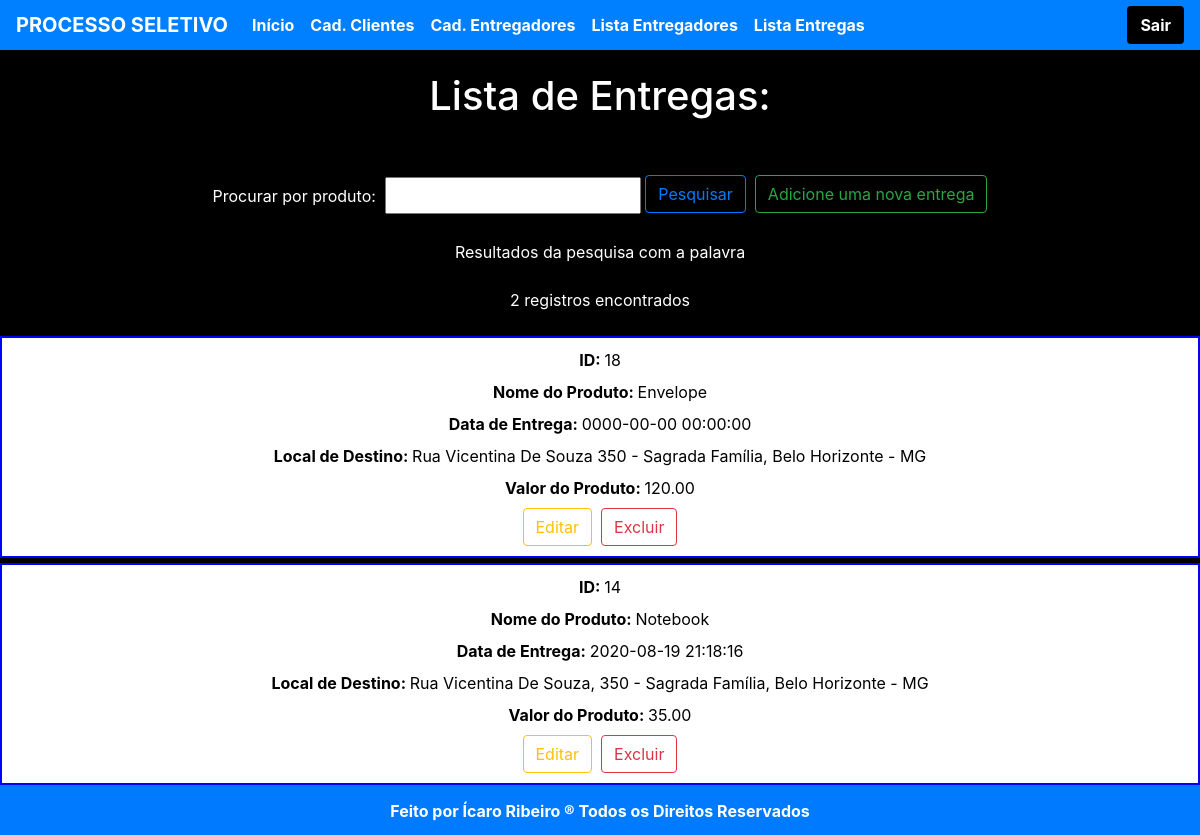
The app's page /entregas.php with its own data.
### tables this page shows
CREATE TABLE IF NOT EXISTS `entrega` (
  `id` int(10) UNSIGNED NOT NULL AUTO_INCREMENT,
  `nome` varchar(155) NOT NULL,
  `data_solicitacao` datetime NOT NULL DEFAULT current_timestamp(),
  `data_entrega` datetime NOT NULL,
  `id_cliente` int(11) DEFAULT NULL,
  `id_entregador` int(11) DEFAULT NULL,
  `endereco_busca` varchar(255) DEFAULT NULL,
  `endereco_entrega` varchar(255) NOT NULL,
  `valor_entrega` double(9,2) NOT NULL,
  `status_entrega` int(11) DEFAULT NULL,
  PRIMARY KEY (`id`)
);

### entregas.php (the view, shortened to what this page needs)
<?php
$filtro = isset($_GET['filtro'])?$_GET['filtro']:"";
$sql = "select * from entrega where nome like '%$filtro%' order by nome";
$entregas = mysqli_query($conexao,$sql);
$registros = mysqli_num_rows($entregas);
?>
<!DOCTYPE html>
<html lang="pt-br">
<head>
    <link rel="stylesheet" href="https://maxcdn.bootstrapcdn.com/bootstrap/4.4.1/css/bootstrap.min.css">
</head>
<body>
<nav style="background-color: #007FFF" class="navbar navbar-expand-lg fixed-top">
    <a style="color: white" class="navbar-brand" href="index.php"><b>PROCESSO SELETIVO</b></a>
    <div class="collapse navbar-collapse">
        <ul class="navbar-nav mr-auto">
            <li class="nav-item">
                <a class="nav-link" href="index.php"><b>Início</b></a>
            </li>
            <li class="nav-item">
                <a class="nav-link" href="cadCliente.php"><b>Cad. Clientes</b></a>
            </li>
            <li class="nav-item">
                <a class="nav-link" href="cadEntregador.php"><b>Cad. Entregadores</b></a>
            </li>
            <li class="nav-item">
                <a class="nav-link" href="entregadores.php"><b>Lista Entregadores</b></a>
            </li>
            <li class="nav-item">
                <a class="nav-link" href="entregas.php"><b>Lista Entregas</b></a>
            </li>
        </ul>
        <form class="form-inline my-2 my-lg-0">
            <span class="text-success mr-sm-2">&nbsp;</span>
            <a style="background-color: black; color: white" class="btn" href="index.php"><b>Sair</b></a>
        </form>
    </div>
</nav>
<br>
<br>
<br>
<center><section>
    <h1 style="color: white">Lista de Entregas:</h1>
    <hr><br>
    <form method="get" action="">
        <label style="color: white">Procurar por produto:&nbsp</label> <input style="height: 37px" type="text" name="filtro" class="campo" autofocus>
        <input style="margin-top: -6px" type="submit" value="Pesquisar" class="btn btn-outline-primary"></button>&nbsp
        <a style="margin-top: -7px" href="cadEntrega.php" class="btn btn-outline-success" role="button">Adicione uma nova entrega</a>
    </form><br>
    <?php
    echo "<font color='white'>Resultados da pesquisa com a palavra <b>$filtro</b></font><br><br>";
    echo "<font color='white'>$registros registros encontrados</font>";
    echo "<br><br>";
    while($exibirEntregadores = mysqli_fetch_array($entregas)){
        $id = $exibirEntregadores[0];
        $nome = $exibirEntregadores[1];
        $data_entrega = $exibirEntregadores[3];
        $endereco_entrega = $exibirEntregadores[7];
        $valor_entrega = $exibirEntregadores[8];
        echo "<article>";
        echo "<label><b>ID:&nbsp </b></label>$id<br>";
        echo utf8_encode("<label><b>Nome do Produto:&nbsp </b></label>$nome<br>");
        echo "<label><b>Data de Entrega:&nbsp </b></label>$data_entrega<br>";
        echo utf8_encode("<label><b>Local de Destino:&nbsp </b></label>$endereco_entrega<br>");
        echo "<label><b>Valor do Produto:&nbsp </b></label>$valor_entrega<br>";
        echo "<a href='editar.php' role='button' class='btn btn-outline-warning'>Editar</a>&nbsp&nbsp";
        echo "<a href='' role='button' class='btn btn-outline-danger'>Excluir</a>";
        echo "</article>";
    }
    ?>
</section>
<footer class="bg-primary text-center fixed-bottom">
    <p><b style="color: white">Feito por Ícaro Ribeiro ® Todos os Direitos Reservados</b></p>
</footer>
</body>
</html>

### entregas.php (style rules this page uses)
body { background-color: black; margin-bottom: 50px; }
nav { height: 50px; margin-top: 0; margin-bottom: 0; padding: 0; }
footer { padding-top: 14px; height: 50px; }
article { width: 100%; box-sizing: border-box; padding: 10px; background-color: white; margin-bottom: 5px; color: black; border: 2px solid blue; }
li a { display: block; color: white; text-align: center; padding: 14px 16px; text-decoration: none; }

### records on screen
entrega: id "18", nome "Nome do Produto: Envelope", data_entrega "0000-00-00 00:00:00", endereco_entrega "Local de Destino: Rua Vicentina De Souza 350 - Sagrada Família, Belo Horizonte - MG", valor_entrega "120.00"
entrega: id "14", nome "Nome do Produto: Notebook", data_entrega "2020-08-19 21:18:16", endereco_entrega "Local de Destino: Rua Vicentina De Souza, 350 - Sagrada Família, Belo Horizonte - MG", valor_entrega "35.00"

### other values on screen
$registros "2"
